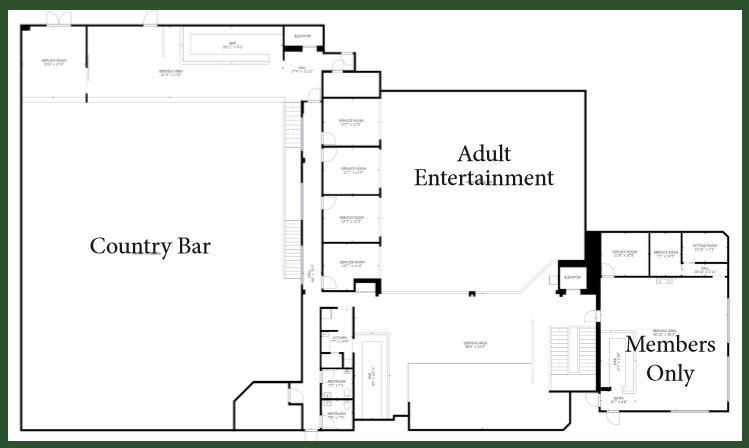
#> input picture code/Floor Plans/Maybe_Delete/Club Floor.jpg, 749 x 448 px, found by its file name
$ python matrix.py
#> lines starting #> are read from the running program, lines starting #| are printed output that depends on the picture; after the words box and inside, x2 and y2 are one past the last pixel; in counts of white or black regions, pixels touching at a corner belong together
# [105 lines of commented-out code are left out]
import cv2
import numpy as np

# Load the floor plan image
image_path = 'Club floor.jpg'  # Update with your image path
image = cv2.imread(image_path)
#> image is the input picture: shape (448, 749, 3); mean B, G, R 233.2, 235.1, 233.1

# Check if the image is loaded properly
if image is None:
    print("Failed to load the image. Check the file path.")
else:
    gray = cv2.cvtColor(image, cv2.COLOR_BGR2GRAY)
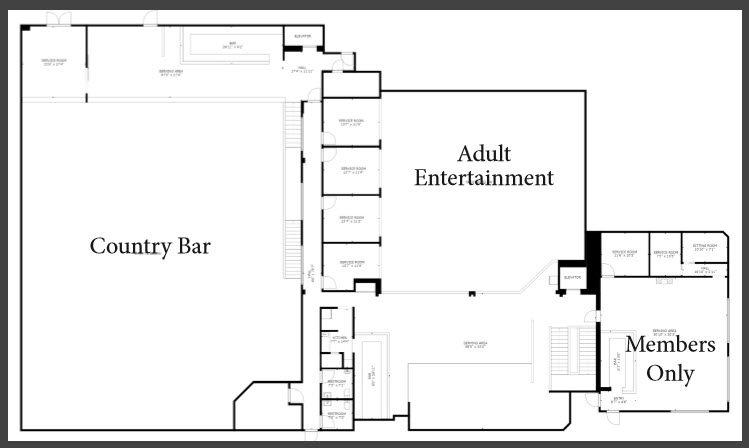
#> gray: shape (448, 749); min 0, max 255, mean 234.3
    blurred = cv2.GaussianBlur(gray, (5, 5), 0)
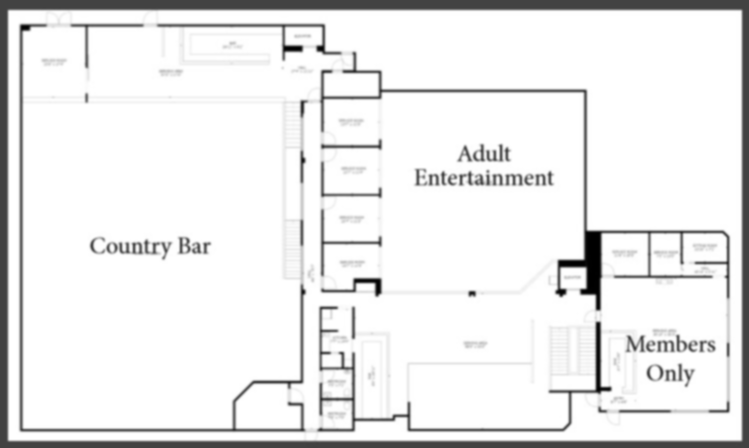
#> blurred: shape (448, 749); min 0, max 255, mean 234.3

    # Threshold the image to binary
    _, binary_image = cv2.threshold(blurred, 200, 255, cv2.THRESH_BINARY_INV)
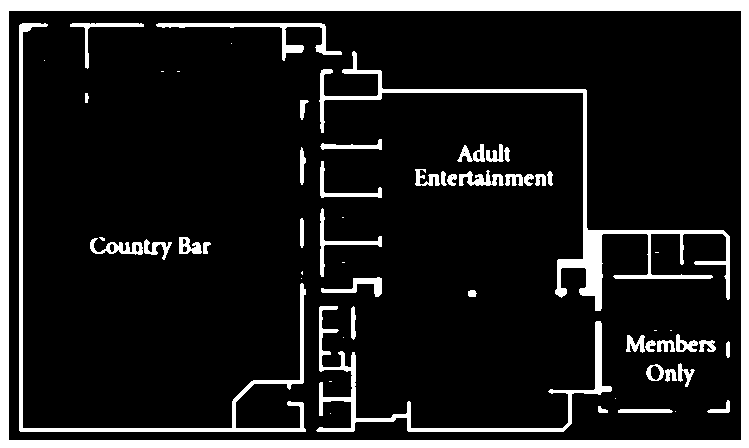
#> binary_image: shape (448, 749); 12.6% white; 60 white regions (17 under 20 px), largest, box (x1, y1, x2, y2) and area: (0, 0, 749, 448) 21524, (319, 51, 730, 311) 5474, (19, 23, 306, 432) 3892

    # Convert binary image to 0's and 1's matrix
    matrix = (binary_image == 0).astype(int)

    # Function to find the center of the room entrance
    def find_room_entrances(matrix):
        entrances = []
        rows, cols = matrix.shape
#> rows = 448; cols = 749
        for row in range(rows):
            for col in range(cols):
                if matrix[row, col] == 1:  # Found a wall
                    start_col = col
                    # Find the end of the wall
                    while col < cols and matrix[row, col] == 1:
                        col += 1
                    end_col = col

                    # If a significant gap is detected
                    if end_col - start_col > 10:
                        midpoint_x = (start_col + end_col) // 2
                        midpoint_y = row
                        entrances.append((midpoint_y, midpoint_x))
#> after the loop, col = 748
        return entrances

    # Find the room entrances
    room_entrances = find_room_entrances(matrix)
#> room_entrances = 266784 items

    # Mark the room entrances on the image
    for entrance in room_entrances:
        cv2.circle(image, (entrance[1], entrance[0]), 5, (0, 0, 255), -1)
#> this loop made 266784 passes
#> entrance on passes 1 to 3: (11, 375), (11, 375), (11, 376)
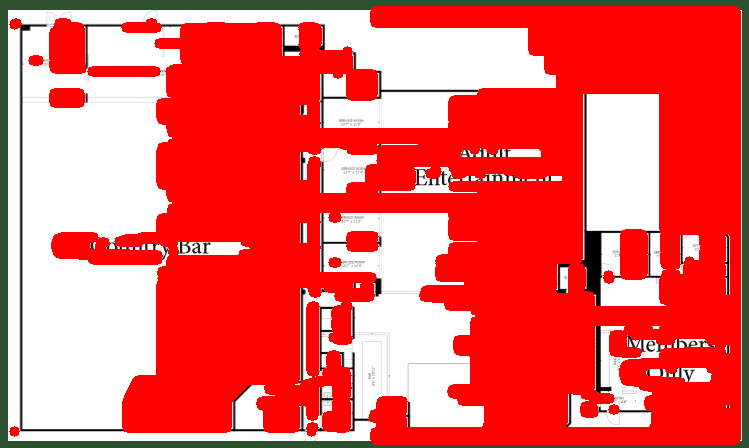
#> image: shape (448, 749, 3); mean B, G, R 95.7, 97.3, 239.1

    # Display the result
    cv2.imshow('Room Entrances Marked', image)
    cv2.waitKey(0)
    cv2.destroyAllWindows()

    # Print matrix dimensions
    print(f"Matrix dimensions: {matrix.shape}")
#| Matrix dimensions: (448, 749)

    # Print entrance coordinates
    print("Entrance coordinates (y, x):")
    for entrance in room_entrances:
        print(entrance)
